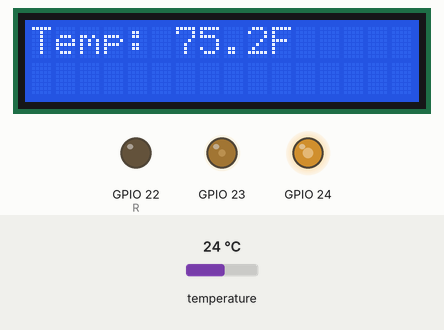
This program was run on a simulated Raspberry Pi (BCM pin numbers). Shown: 16×2 character LCD, output pins drawn as LEDs (lit = HIGH). Inputs (shaded band) come from the test bench; at power-on: temperature 24 °C. Library files of the repository ran but are not shown: PCF8591.py, LCD1602.py; what the program prints to the terminal is not drawn.

Above: at 1.4 s.
1.5 s: temperature set to 12 °C
At 2.4 s:
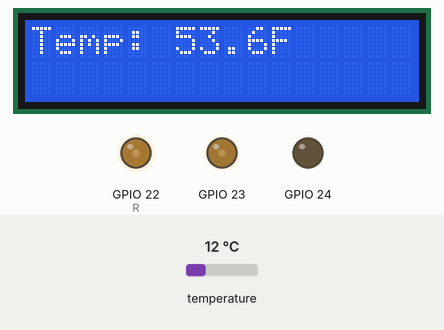
3.3 s: temperature set to 19 °C
At 4.6 s:
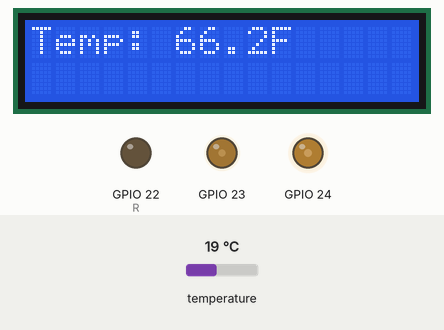
5.3 s: temperature set to 28 °C
At 6.8 s:
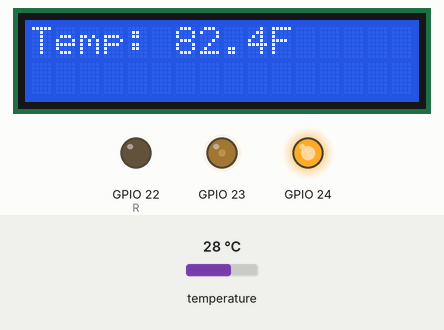
7.4 s: temperature set to 26 °C
At 9.0 s:
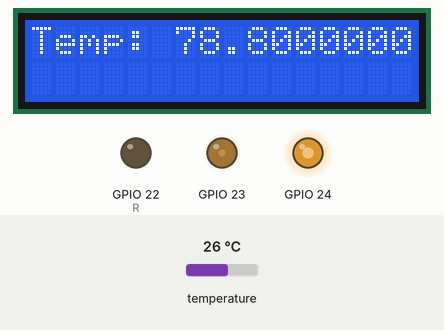
9.4 s: temperature set to 33 °C
At 11.1 s:
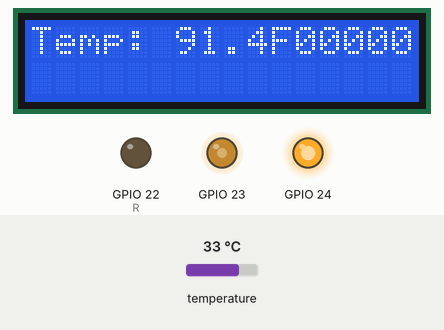
11.5 s: temperature set to 41 °C
At 13.5 s:
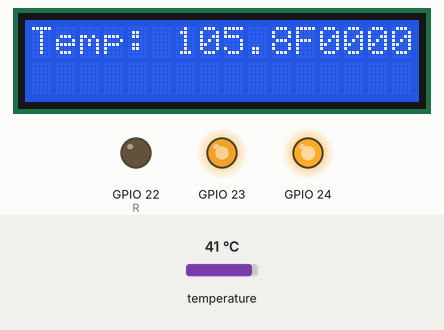
Timing chart, 0 to 14.5 s (numbered marks = the images above; inputs shaded):
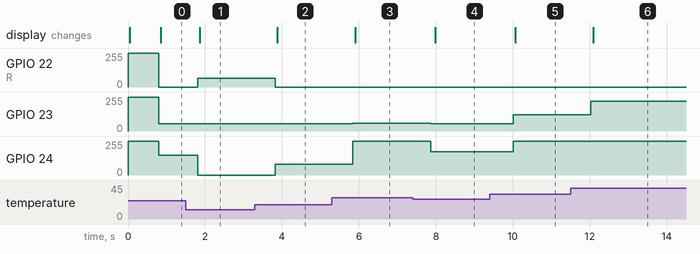

Measured:
- after the input at 1.5 s, GPIO 22 (R): 0/255 → 66/255 after 0.31 s; GPIO 24: 149/255 → 0/255 after 0.31 s; the display: changes after 0.37 s (image 1)
- after the input at 3.3 s, GPIO 22 (R): 66/255 → 0/255 after 0.53 s; GPIO 24: 0/255 → 82/255 after 0.53 s; the display: changes after 0.58 s (image 2)
- after the input at 5.3 s, GPIO 23: 55/255 → 57/255 after 0.54 s; GPIO 24: 82/255 → 255/255 after 0.54 s; the display: changes after 0.60 s (image 3)
- after the input at 7.4 s, GPIO 23: 57/255 → 55/255 after 0.46 s; GPIO 24: 255/255 → 176/255 after 0.46 s; the display: changes after 0.58 s (image 4)
- after the input at 9.4 s, GPIO 23: 55/255 → 122/255 after 0.61 s; GPIO 24: 176/255 → 255/255 after 0.61 s; the display: changes after 0.67 s (image 5)
- after the input at 11.5 s, GPIO 23: 122/255 → 224/255 after 0.53 s; the display: changes after 0.59 s (image 6)

The program:

HeatRGBD.py
```python
#!/usr/bin/env python
import PCF8591 as ADC
import RPi.GPIO as GPIO
import time
import math
import DigitalTemp
import LCD1602

DO = 11
GPIO.setmode(GPIO.BCM)

R = 22
G = 23
B = 24
max_green = 200;
def setup(Rpin, Gpin, Bpin):
	global pins
	global p_R, p_G, p_B
	pins = {'pin_R': Rpin, 'pin_G': Gpin, 'pin_B': Bpin}

        DigitalTemp.setup()
	#GPIO.setup(DO, GPIO.IN)
	#GPIO.setmode(GPIO.BOARD)       # Numbers GPIOs by physical location
	for i in pins:
		GPIO.setup(pins[i], GPIO.OUT)   # Set pins' mode is output
		GPIO.output(pins[i], GPIO.HIGH) # Set pins to high(+3.3V) to off led

	p_R = GPIO.PWM(pins['pin_R'], 2000)  # set Frequece to 2KHz
	p_G = GPIO.PWM(pins['pin_G'], 1999)
	p_B = GPIO.PWM(pins['pin_B'], 5000)

	p_R.start(100)      # Initial duty Cycle = 0(leds off)
	p_G.start(100)
	p_B.start(100)

	#Setup the LCD screen
	LCD1602.init(0x27, 1)	# init(slave address, background light)


def map(x, in_min, in_max, out_min, out_max):
	return (x - in_min) * (out_max - out_min) / (in_max - in_min) + out_min

def off():
	for i in pins:
		GPIO.output(pins[i], GPIO.HIGH)    # Turn off all leds

def setColor(col):   # For example : col = 0x112233
	R_val = (col & 0xff0000) >> 16
	G_val = (col & 0x00ff00) >> 8
	B_val = (col & 0x0000ff) >> 0

	R_val = map(R_val, 0, 255, 0, 100)
	G_val = map(G_val, 0, 255, 0, 100)
	B_val = map(B_val, 0, 255, 0, 100)

	p_R.ChangeDutyCycle(100-R_val)     # Change duty cycle
	p_G.ChangeDutyCycle(100-G_val)
	p_B.ChangeDutyCycle(100-B_val)

def colorFromTemp(temp):
	if temp >=82:
		r = 255
		g = 200 - int((temp-82)*7.14285)
		b = 0
	elif temp >= 55:
		r = 255
		g = 200
		b = 255 - int( (temp-55)*7.407407)
	elif temp >= 27:
		r = 0 + int( (temp-27)*7.14285 )
		g = 200
		b = 255
	elif temp >= 0:
		r = 0
		g = 0 + int( (temp)*7.14285 )
		b = 255
	col = (r << 16) + (g << 8) + b
	print(temp, r, g, b, " -> ", hex(col))
	return col

def loop():
	hit_zero = False
	#Middle Temperature is 55
	temp = 55
	store = -1

	while True:
                temp = DigitalTemp.read()
		temp = (temp * (9/5)) + 32
		mess = "Temp: " + str(temp) + "F"
		if temp != store:
			color = colorFromTemp(temp);
			setColor(color)
			store = temp
		LCD1602.write(0, 0, mess)
		time.sleep(0.2)

def destroy():
	p_R.stop()
	p_G.stop()
	p_B.stop()
	off()
	GPIO.cleanup()
	pass

if __name__ == "__main__":
	try:
		setup(R, G, B)
		loop()
	except KeyboardInterrupt:
		destroy()
```

DigitalTemp.py
```python
#!/usr/bin/env python
#----------------------------------------------------------------
#	Note:
#		ds18b20's data pin must be connected to pin7.
#		replace the 28-XXXXXXXXX as yours.
#----------------------------------------------------------------
import os

ds18b20 = ''

def setup():
	global ds18b20
	for i in os.listdir('/sys/bus/w1/devices'):
		if i != 'w1_bus_master1':
			ds18b20 = i

def read():
#	global ds18b20
	location = '/sys/bus/w1/devices/' + ds18b20 + '/w1_slave'
	tfile = open(location)
	text = tfile.read()
	tfile.close()
	secondline = text.split("\n")[1]
	temperaturedata = secondline.split(" ")[9]
	temperature = float(temperaturedata[2:])
	temperature = temperature / 1000
	return temperature

def loop():
	while True:
		if read() != None:
			print "Current temperature : %0.3f C" % read()

def destroy():
	pass

"""
if __name__ == '__main__':
	try:
		setup()
		loop()
	except KeyboardInterrupt:
		destroy()
"""
```
